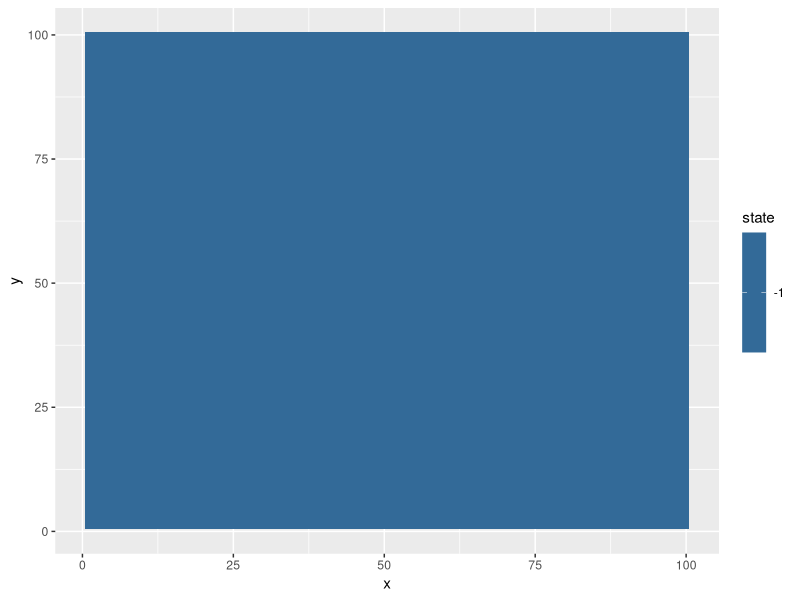
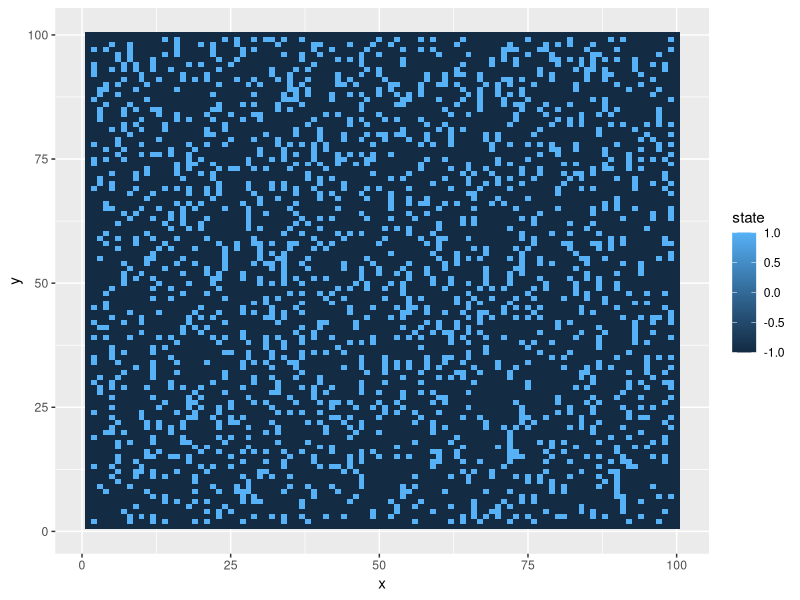

Recreate these plots in R, in order. (Note: this script raises an error after producing the figures.)
# Ising model
  library(tidyverse)

 # Potential and conditional distribution
 potential <- function(x, neighbors, alpha, beta){
   u_lambda <-  exp(alpha*sum(neighbors)+ x*beta %*% neighbors)
  return(u_lambda)
 }   
 
 conditional_distribution <- function(x, neighbors, alpha, beta){
   prob <- potential(x, neighbors, alpha, beta)/(potential(x, neighbors, alpha, beta) + potential(-x, neighbors, alpha, beta))
   return(prob[1,1])
 }
 
 # Simulations
 n      <- 100
 states <- cbind(expand.grid(1:n,1:n),x=rep(-1,n^2)) %>% rename(x=1,y=2,state=3)
 ggplot(data=states) + geom_tile(aes(x=x,y=y,fill=state))
 
 # Gibbs sampler
 alpha     = 2
 beta      = c(.8,.8,-.8,-.8)
 maxiter   = 5000
 acc_count = 0 
 neighbors <- matrix(nrow=4,ncol=1)
 for (i in 1:maxiter) {
   # selecting a pixel and its neighbors
   xnew <- sample(2:99, size=1)
   ynew <- sample(2:99, size=1)
   selected_state <- states[states['x']==xnew  & states['y']==ynew, 3]
   neighbors[1,1] <- states[states$x==(xnew-1) & states$y==ynew,    3]
   neighbors[2,1] <- states[states$x==(xnew+1) & states$y==ynew,    3]
   neighbors[3,1] <- states[states$x==xnew     & states$y==(ynew-1),3]
   neighbors[4,1] <- states[states$x==xnew     & states$y==(ynew+1),3]
   
   # Prob and new state
   prob <- conditional_distribution(x=selected_state, neighbors=neighbors, alpha=alpha, beta=beta)
   states[states['x']==xnew & states['y']==ynew,3] <- sample(x = c(-1,1), size=1, prob = c(1-prob,prob))
   # Prints counter on the console
   cat('\014 Iteration: ', i, 'Prob: ', prob)
 }

 ggplot(data=states) + geom_tile(aes(x=x,y=y,fill=state))

 
 # Updating using Metropolis-Hastings
 alpha  =  0.1
 beta1  =  1
 beta2  = -2
 maxiter= 10000
 acc_count = 0 
 for (i in 1:maxiter) {
    xnew <- sample(2:99, size=1)
    ynew <- sample(1:99, size=1)
    
    selected_state <- states[states['x']==xnew & states['y']==ynew,3]
    neighbor1      <- states[states$x==(xnew-1) & states$y==ynew,3]
    neighbor2      <- states[states$x==(xnew+1) & states$y==ynew,3]
    neighbor3      <- states[states$x==xnew & states$y==(ynew-1),3]
    neighbor4      <- states[states$x==xnew & states$y==(ynew+1),3]
    
    # ratio of the new and old state probabilities
    # exp(-beta*Unew)/exp(-beta*U) = exp(-beta*Unew + beta*U) = exp(beta*(U-Unew))
    acc <- min(exp(beta1*(-selected_state*(neighbor1+neighbor2)+new_state*(neighbor1+neighbor2))+
                   beta2*(-selected_state*(neighbor3+neighbor4)+new_state*(neighbor3+neighbor4))
                   ),1)
    
    if(runif(n=1) < acc){
       states[states['x']==xnew & states['y']==ynew,3] <- -selected_state
       cat('\014 Iteration: ', i, '\n Acc. rate: ', acc,'\n Acceptance count: ', acc_count, '\n Accepted')
       acc_count = acc_count + 1 
    } else {
       cat('\014 Iteration: ', i, '\n Acc. rate: ', acc,'\n Acceptance count: ', acc_count, '\n Rejected')
    }
 }
 ggplot(data=states) + geom_tile(aes(x=x,y=y,fill=state))
 